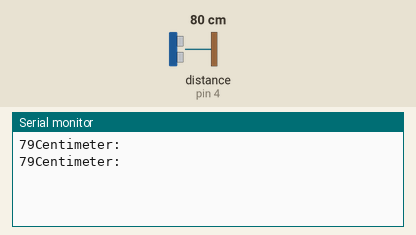
Simulated run of this sketch. Board: Arduino Uno, built with avr-gcc and run on an emulated ATmega328P. Parts: the last lines printed to the serial monitor. Wiring (inferred from the names in the program): ultrasonic range finder: trigger pin 5; echo pin 4. The test bench sets the inputs (shaded band); at power-on: distance to the obstacle (sensor on pin 4) 80 cm. The echo pulse lasts 58.3 µs per cm.

Above: at 1.8 s.
1.9 s: distance to the obstacle (sensor on pin 4) set to 2 cm
At 2.8 s:
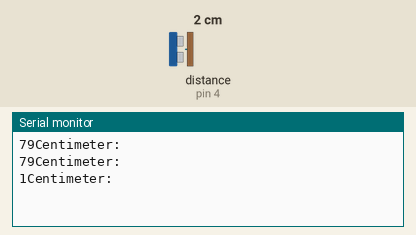
3.4 s: distance to the obstacle (sensor on pin 4) set to 4 cm
At 4.7 s:
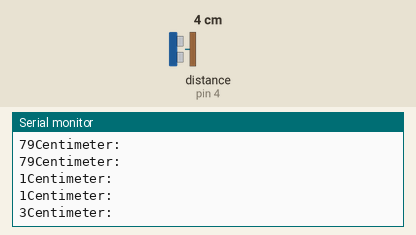
Timing chart, 0 to 6.4 s (numbered marks = the images above; inputs shaded):
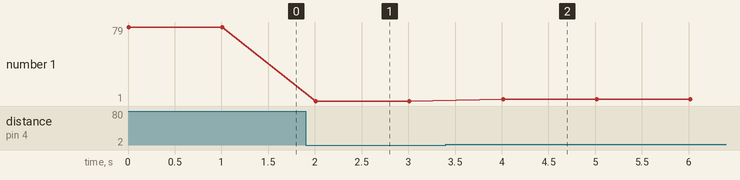

Measured:
- after the input at 1.9 s, the serial monitor: prints a new line after 0.11 s (image 1)
- after the input at 3.4 s, the serial monitor: prints a new line after 0.61 s (image 2)
- plotted number 1: 79 → 1 after the input at 1.9 s, 1 → 3 after the input at 3.4 s

The sketch:

Ultrasonic.ino
```cpp
/*
********************************************
14CORE ULTRASONIC DISTANCE SENSOR CODE TEST
********************************************
*/
#define TRIGGER 5
#define ECHO    4

// NodeMCU Pin D1 > TRIGGER | Pin D2 > ECHO

void setup() {

  Serial.begin (9600);
  pinMode(TRIGGER, OUTPUT);
  pinMode(ECHO, INPUT);

}

void loop() {

  long duration, distance;
  digitalWrite(TRIGGER, LOW);
  delayMicroseconds(2);

  digitalWrite(TRIGGER, HIGH);
  delayMicroseconds(10);

  digitalWrite(TRIGGER, LOW);
  duration = pulseIn(ECHO, HIGH);
  distance = (duration/2) / 29.1;

  Serial.print(distance);
  Serial.println("Centimeter:");
  delay(1000);
}
```
